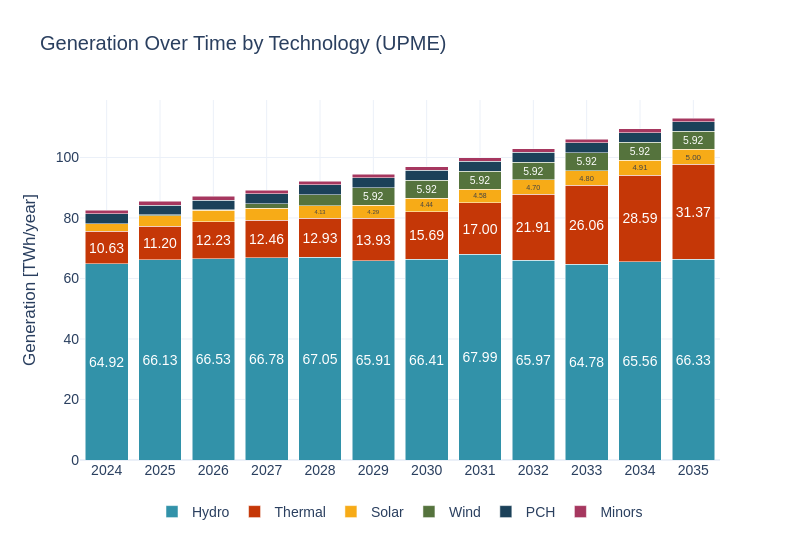

The cell this chart's notebook holds for it:
### Code cell
sce_upme = pd.read_csv(gen_per_res_vs_marg_cost)
sce_upme['Energy_TWh_typical_yr'] = sce_upme['Energy_GWh_typical_yr'] / 1000
sce_upme = sce_upme[sce_upme['year'] <= years[1]]
sw.scenarios.dispatched_generation(sce_upme, 'Generation', 'TWh', 'year', 'Energy_TWh_typical_yr', 'Tech', scenario_name, 'UPME', 4)
#sce_upme.to_csv('./9_upme.csv')

### Figure 1 — Plotly figure (JSON) as saved in the notebook; plotly's stock layout.template omitted (floating-point values rounded to 4 significant figures)
{"data": [{"hovertemplate": "Tech=Hydro<br>Year=%{x}<br>Dispatched Generation (MW)=%{y}<br>text=%{text}<extra></extra>", "insidetextanchor": "middle", "legendgroup": "Hydro", "marker": {"color": "#3292A9", "pattern": {"shape": ""}}, "name": "Hydro", "orientation": "v", "showlegend": true, "text": ["64.92", "66.13", "66.53", "66.78", "67.05", "65.91", "66.41", "67.99", "65.97", "64.78", "65.56", "66.33"], "textangle": 0, "textposition": "inside", "texttemplate": "%{text}", "type": "bar", "x": [2024, 2025, 2026, 2027, 2028, 2029, 2030, 2031, 2032, 2033, 2034, 2035], "xaxis": "x", "y": [64.92, 66.13, 66.53, 66.78, 67.05, 65.91, 66.41, 67.99, 65.97, 64.78, 65.56, 66.33], "yaxis": "y"}, {"hovertemplate": "Tech=Thermal<br>Year=%{x}<br>Dispatched Generation (MW)=%{y}<br>text=%{text}<extra></extra>", "insidetextanchor": "middle", "legendgroup": "Thermal", "marker": {"color": "#C53707", "pattern": {"shape": ""}}, "name": "Thermal", "orientation": "v", "showlegend": true, "text": ["10.63", "11.20", "12.23", "12.46", "12.93", "13.93", "15.69", "17.00", "21.91", "26.06", "28.59", "31.37"], "textangle": 0, "textposition": "inside", "texttemplate": "%{text}", "type": "bar", "x": [2024, 2025, 2026, 2027, 2028, 2029, 2030, 2031, 2032, 2033, 2034, 2035], "xaxis": "x", "y": [10.63, 11.2, 12.23, 12.46, 12.93, 13.93, 15.69, 17.0, 21.91, 26.06, 28.59, 31.37], "yaxis": "y"}, {"hovertemplate": "Tech=Solar<br>Year=%{x}<br>Dispatched Generation (MW)=%{y}<br>text=%{text}<extra></extra>", "insidetextanchor": "middle", "legendgroup": "Solar", "marker": {"color": "#F7AB17", "pattern": {"shape": ""}}, "name": "Solar", "orientation": "v", "showlegend": true, "text": ["", "", "", "", "4.13", "4.29", "4.44", "4.58", "4.70", "4.80", "4.91", "5.00"], "textangle": 0, "textposition": "inside", "texttemplate": "%{text}", "type": "bar", "x": [2024, 2025, 2026, 2027, 2028, 2029, 2030, 2031, 2032, 2033, 2034, 2035], "xaxis": "x", "y": [2.496, 3.487, 3.711, 3.965, 4.133, 4.294, 4.436, 4.579, 4.698, 4.802, 4.908, 4.996], "yaxis": "y"}, {"hovertemplate": "Tech=Wind<br>Year=%{x}<br>Dispatched Generation (MW)=%{y}<br>text=%{text}<extra></extra>", "insidetextanchor": "middle", "legendgroup": "Wind", "marker": {"color": "#55733D", "pattern": {"shape": ""}}, "name": "Wind", "orientation": "v", "showlegend": true, "text": ["", "", "", "", "", "5.92", "5.92", "5.92", "5.92", "5.92", "5.92", "5.92"], "textangle": 0, "textposition": "inside", "texttemplate": "%{text}", "type": "bar", "x": [2024, 2025, 2026, 2027, 2028, 2029, 2030, 2031, 2032, 2033, 2034, 2035], "xaxis": "x", "y": [0.063, 0.206, 0.206, 1.513, 3.619, 5.922, 5.922, 5.922, 5.922, 5.922, 5.922, 5.922], "yaxis": "y"}, {"hovertemplate": "Tech=PCH<br>Year=%{x}<br>Dispatched Generation (MW)=%{y}<br>text=%{text}<extra></extra>", "insidetextanchor": "middle", "legendgroup": "PCH", "marker": {"color": "#1B4159", "pattern": {"shape": ""}}, "name": "PCH", "orientation": "v", "showlegend": true, "text": ["", "", "", "", "", "", "", "", "", "", "", ""], "textangle": 0, "textposition": "inside", "texttemplate": "%{text}", "type": "bar", "x": [2024, 2025, 2026, 2027, 2028, 2029, 2030, 2031, 2032, 2033, 2034, 2035], "xaxis": "x", "y": [3.236, 3.236, 3.236, 3.236, 3.236, 3.236, 3.236, 3.236, 3.236, 3.236, 3.236, 3.236], "yaxis": "y"}, {"hovertemplate": "Tech=Minors<br>Year=%{x}<br>Dispatched Generation (MW)=%{y}<br>text=%{text}<extra></extra>", "insidetextanchor": "middle", "legendgroup": "Minors", "marker": {"color": "#A6375F", "pattern": {"shape": ""}}, "name": "Minors", "orientation": "v", "showlegend": true, "text": ["", "", "", "", "", "", "", "", "", "", "", ""], "textangle": 0, "textposition": "inside", "texttemplate": "%{text}", "type": "bar", "x": [2024, 2025, 2026, 2027, 2028, 2029, 2030, 2031, 2032, 2033, 2034, 2035], "xaxis": "x", "y": [1.191, 1.191, 1.191, 1.191, 1.191, 1.191, 1.191, 1.191, 1.191, 1.191, 1.191, 1.191], "yaxis": "y"}], "layout": {"barmode": "stack", "font": {"family": "Arial", "size": 14}, "height": 540, "legend": {"orientation": "h", "title": {}, "tracegroupgap": 0, "x": 0.5, "xanchor": "center", "y": -0.1}, "title": {"text": "Generation Over Time by Technology (UPME)"}, "width": 800, "xaxis": {"anchor": "y", "domain": [0, 1], "showgrid": true, "tickangle": 0, "tickfont": {"family": "Arial", "size": 14}, "tickvals": [2024, 2025, 2026, 2027, 2028, 2029, 2030, 2031, 2032, 2033, 2034, 2035], "title": {"text": ""}}, "yaxis": {"anchor": "x", "domain": [0, 1], "title": {"text": "Generation [TWh/year]"}}}}
